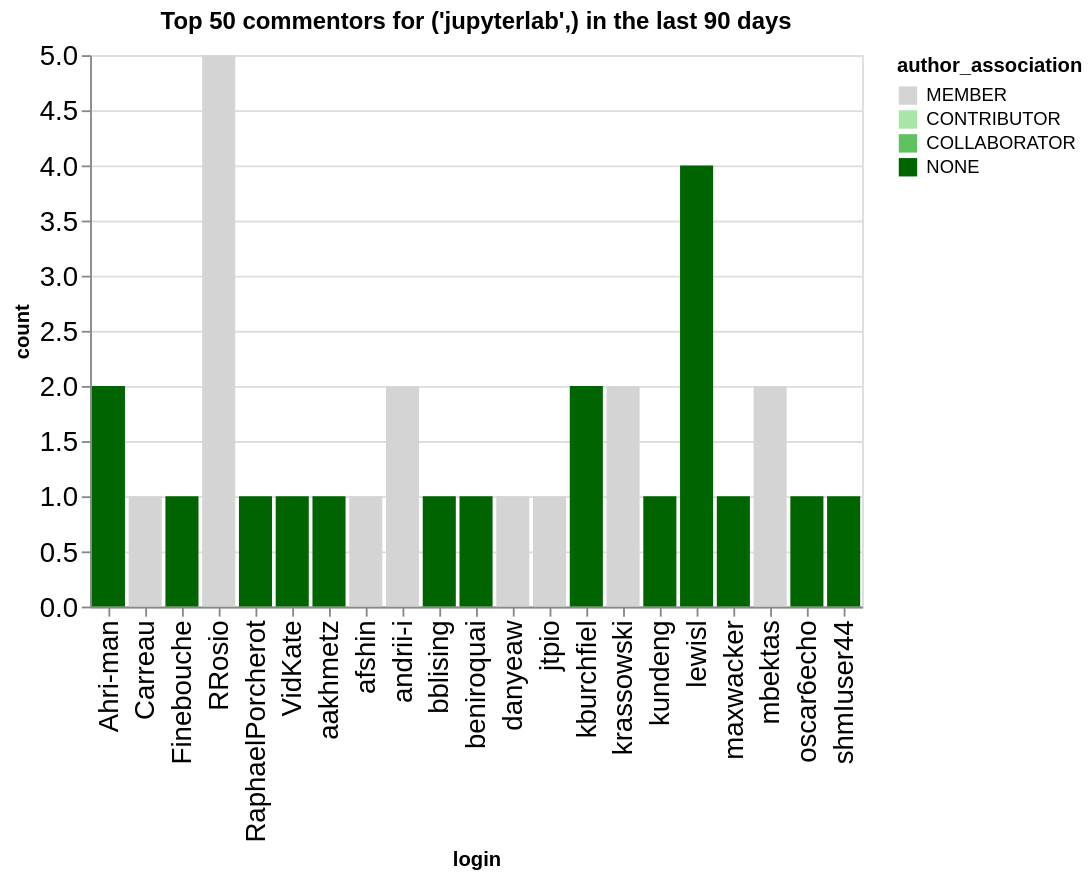

The cell this chart's notebook holds for it:
### Code cell
n_plot = 50
charts = []
for ii, (iorg, idata) in enumerate(commentors.groupby(['org'])):
    title = f"Top {n_plot} commentors for {iorg} in the last {n_days} days"
    idata = idata.groupby('login', as_index=False).agg({'count': 'sum', 'author_association': 'first'})
    idata = idata.sort_values('count', ascending=False).head(n_plot)
    ch = alt.Chart(data=idata.head(n_plot), title=title).mark_bar().encode(
        x='login',
        y='count',
        color=alt.Color('author_association', scale=alt.Scale(domain=author_types, range=author_colors))
    )
    charts.append(ch)
alt.hconcat(*charts)

### Figure 1 — Vega-Lite specification as saved in the notebook (floating-point values rounded to 4 significant figures)
{"config": {"axisLeft": {"labelFontSize": 15}, "axisBottom": {"labelFontSize": 15}}, "hconcat": [{"mark": {"type": "bar"}, "encoding": {"color": {"field": "author_association", "scale": {"domain": ["MEMBER", "CONTRIBUTOR", "COLLABORATOR", "NONE"], "range": ["rgb(211.82745098039214, 211.82745098039214, 211.82745098039214)", "rgb(166.98562091503268, 229.89803921568628, 166.98562091503268)", "rgb(96.37647058823529, 192.75294117647059, 96.37647058823529)", "rgb(0.0, 100.3921568627451, 0.0)"]}, "type": "nominal"}, "x": {"field": "login", "type": "nominal"}, "y": {"field": "count", "type": "quantitative"}}, "title": "Top 50 commentors for ('jupyterlab',) in the last 90 days"}], "data": {"name": "data-a53af408bce28c7b0c6eceede076ab13"}, "$schema": "https://vega.github.io/schema/vega-lite/v5.20.1.json", "datasets": {"data-a53af408bce28c7b0c6eceede076ab13": [{"login": "RRosio", "count": 5, "author_association": "MEMBER"}, {"login": "lewisl", "count": 4, "author_association": "NONE"}, {"login": "Ahri-man", "count": 2, "author_association": "NONE"}, {"login": "andrii-i", "count": 2, "author_association": "MEMBER"}, {"login": "kburchfiel", "count": 2, "author_association": "NONE"}, {"login": "mbektas", "count": 2, "author_association": "MEMBER"}, {"login": "krassowski", "count": 2, "author_association": "MEMBER"}, {"login": "Carreau", "count": 1, "author_association": "MEMBER"}, {"login": "Finebouche", "count": 1, "author_association": "NONE"}, {"login": "RaphaelPorcherot", "count": 1, "author_association": "NONE"}, {"login": "VidKate", "count": 1, "author_association": "NONE"}, {"login": "aakhmetz", "count": 1, "author_association": "NONE"}, {"login": "afshin", "count": 1, "author_association": "MEMBER"}, {"login": "jtpio", "count": 1, "author_association": "MEMBER"}, {"login": "danyeaw", "count": 1, "author_association": "MEMBER"}, {"login": "beniroquai", "count": 1, "author_association": "NONE"}, {"login": "bblising", "count": 1, "author_association": "NONE"}, {"login": "kundeng", "count": 1, "author_association": "NONE"}, {"login": "maxwacker", "count": 1, "author_association": "NONE"}, {"login": "oscar6echo", "count": 1, "author_association": "NONE"}, {"login": "shmIuser44", "count": 1, "author_association": "NONE"}]}}
